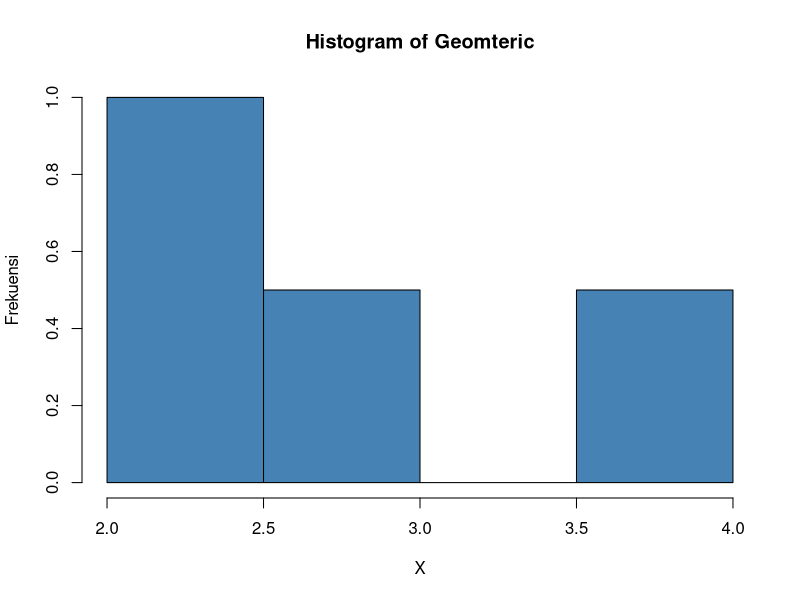

This chart was generated by the following R code:
#Soal nomor 2
n = 20
p = 0.2

#2.a
x = 4
dbinom(4, 20, 0.2)

#2.b
hist(rbinom(4, 20, 0.2), main= 'Histogram of Geomteric', col= 'steelblue', prob=TRUE, xlab='X', ylab = 'Frekuensi')

#2.c
mean <- n * p
mean
variance <- (n * p) * (1 - p)
variance
